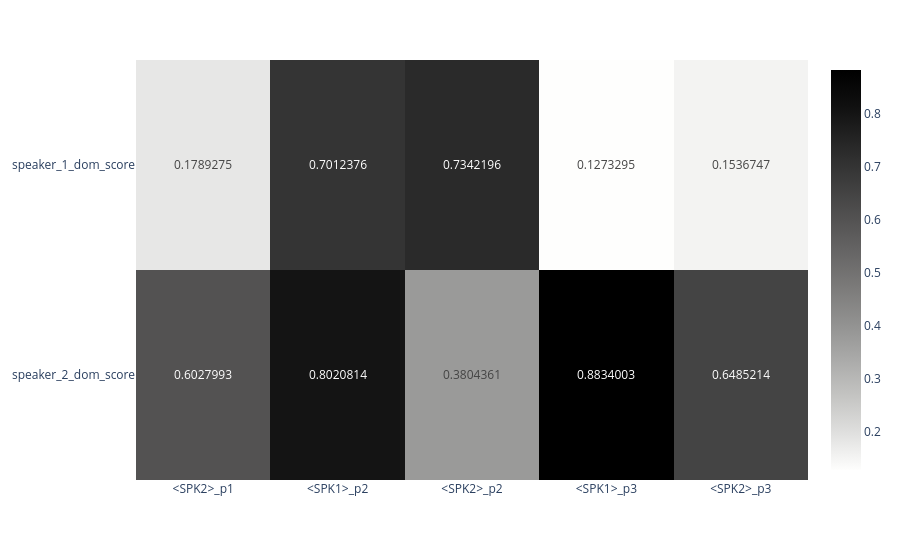

The notebook cell this image was saved under:
### Code cell
fig_p

### Figure 1 — Plotly figure (JSON) as saved in the notebook; plotly's stock layout.template omitted (floating-point values rounded to 4 significant figures)
{"data": [{"coloraxis": "coloraxis", "hovertemplate": "x: %{x}<br>y: %{y}<br>color: %{z}<extra></extra>", "name": "0", "texttemplate": "%{z}", "type": "heatmap", "x": ["<SPK2>_p1", "<SPK1>_p2", "<SPK2>_p2", "<SPK1>_p3", "<SPK2>_p3"], "xaxis": "x", "y": ["speaker_1_dom_score", "speaker_2_dom_score"], "yaxis": "y", "z": [[0.1789, 0.7012, 0.7342, 0.1273, 0.1537], [0.6028, 0.8021, 0.3804, 0.8834, 0.6485]]}], "layout": {"coloraxis": {"colorscale": [[0, "rgb(254, 254, 253)"], [0.09091, "rgb(224, 224, 223)"], [0.1818, "rgb(197, 197, 195)"], [0.2727, "rgb(171, 171, 170)"], [0.3636, "rgb(146, 146, 145)"], [0.4545, "rgb(124, 123, 122)"], [0.5455, "rgb(102, 101, 101)"], [0.6364, "rgb(81, 80, 80)"], [0.7273, "rgb(59, 59, 59)"], [0.8182, "rgb(38, 38, 38)"], [0.9091, "rgb(16, 16, 16)"], [1, "rgb(0, 0, 0)"]]}, "margin": {"t": 60}, "xaxis": {"anchor": "y", "domain": [0, 1]}, "yaxis": {"anchor": "x", "autorange": "reversed", "domain": [0, 1]}}}
